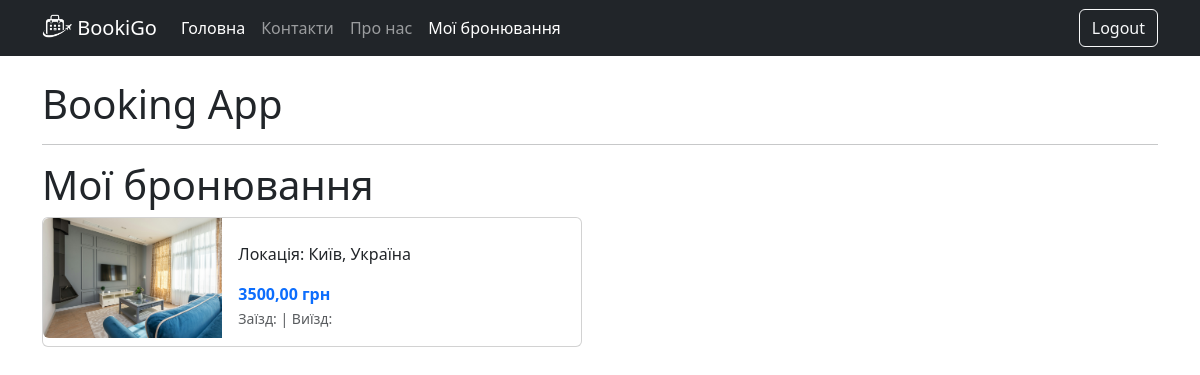
The app's page /my_bookings/ (signed in) with its own data.
### booking_app/models.py (models this page shows, shortened)
class Booking(models.Model):
    apartment = models.ForeignKey(Apartment, on_delete=models.CASCADE, related_name='bookings')
    guest_name = models.CharField(max_length=100)
    guest_surname = models.CharField(max_length=100)
    guest_email = models.EmailField()
    guest_phone = models.CharField(max_length=20)
    check_in_date = models.DateTimeField()
    check_out_date = models.DateTimeField()
    price_total = models.DecimalField(max_digits=10, decimal_places=2, default=0)
    user = models.ForeignKey('auth.User', on_delete=models.CASCADE, blank=True, null=True)
    created_at = models.DateTimeField(auto_now_add=True)
    class Meta:
        verbose_name = "Booking"
        verbose_name_plural = "Bookings"
        ordering = ['-created_at']

class Apartment(models.Model):
    TYPE_ROOM_CHOICES = [
        ('single', 'Single Room'),
        ('double', 'Double Room'),
        ('suite', 'Suite'),
        ('studio', 'Studio'),
        ('penthouse', 'Penthouse'),
        ('loft', 'Loft'),
        ('villa', 'Villa'),
    ]
    name = models.CharField(max_length=100)
    location = models.CharField(max_length=200)
    image = models.ImageField(upload_to='apartment_images/', blank=True, null=True)
    description = models.TextField(blank=True, null=True)
    price = models.DecimalField(max_digits=10, decimal_places=2)
    capacity = models.IntegerField(default=1)
    type_room = models.CharField(max_length=50, blank=True, null=True, choices=TYPE_ROOM_CHOICES)
    class Meta:
        verbose_name = "Apartment"
        verbose_name_plural = "Apartments"
        ordering = ['name']

### booking_app/views.py (the view)
# urls.py: path('my_bookings/', views.my_bookings, name='my_bookings'),
@login_required
def my_bookings(request):
    bookings = Booking.objects.filter(user=request.user)
    return render(request, template_name='my_bookings.html', context={'bookings': bookings})

### templates/my_bookings.html (shortened to what this page needs)
{% extends 'base.html' %}
{% block content %}
    <h1>Мої бронювання</h1>
    {% for booking in bookings %}
        <div class="card mb-3" style="max-width: 540px;">
        <div class="row g-0">
            <div class="col-md-4">
            {% if booking.apartment.image %}
                <img src="{{booking.apartment.image.url}}" class="img-fluid rounded-start" alt="...">
            {% endif %}
            </div>
            <div class="col-md-8">
            <div class="card-body">
                <p class="card-text">Локація: {{booking.apartment.location}}</p>
                <span class="fw-bold text-primary">{{booking.apartment.price}} грн</span>
                <p class="card-text"><small class="text-muted">Заїзд: {{booking.check_in}} | Виїзд: {{booking.check_out}}</small></p>
            </div>
            </div>
        </div>
        </div>
    {% endfor %}
{% endblock content %}

### records on screen
Booking: apartment.image (picture), apartment.location "Київ, Україна", apartment.price "3500,00"
